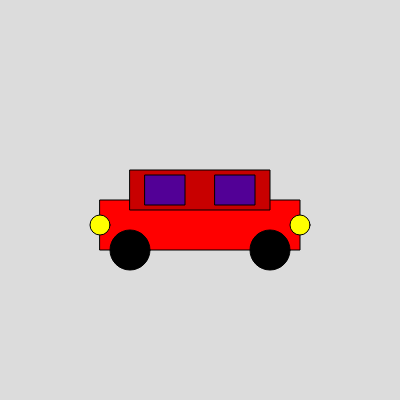
Frame 1 (no input)
Frame 60 (no input): identical to frame 1, image omitted
Frame 120 (the mouse pressed at the canvas centre since frame 60): identical to frame 1, image omitted

The p5.js sketch that drew this single still picture (run headless with seeded random() and noise() and a simulated clock; from frame 60 on, the mouse is pressed at the canvas centre):

// p5.js sketch
// ── sketch.js
function setup() {
  createCanvas(400, 400);
}

function draw() {
  background(220);

  // Car body
  fill(255, 0, 0); // Red color for the car body
  rect(100, 200, 200, 50); // Car body (main part)

  // Car roof
  fill(200, 0, 0); // Darker red for the roof
  rect(130, 170, 140, 40); // Car roof (smaller part)

  // Windows (2 rectangular windows on the roof)
  fill(0, 0, 255, 150); // Blue windows with some transparency
  rect(145, 175, 40, 30); // First window
  rect(215, 175, 40, 30); // Second window

  // Car wheels
  fill(0); // Black color for the wheels
  ellipse(130, 250, 40, 40); // Left wheel
  ellipse(270, 250, 40, 40); // Right wheel

  // Car lights
  fill(255, 255, 0); // Yellow for the lights
  ellipse(100, 225, 20, 20); // Left front light
  ellipse(300, 225, 20, 20); // Right front light
}
